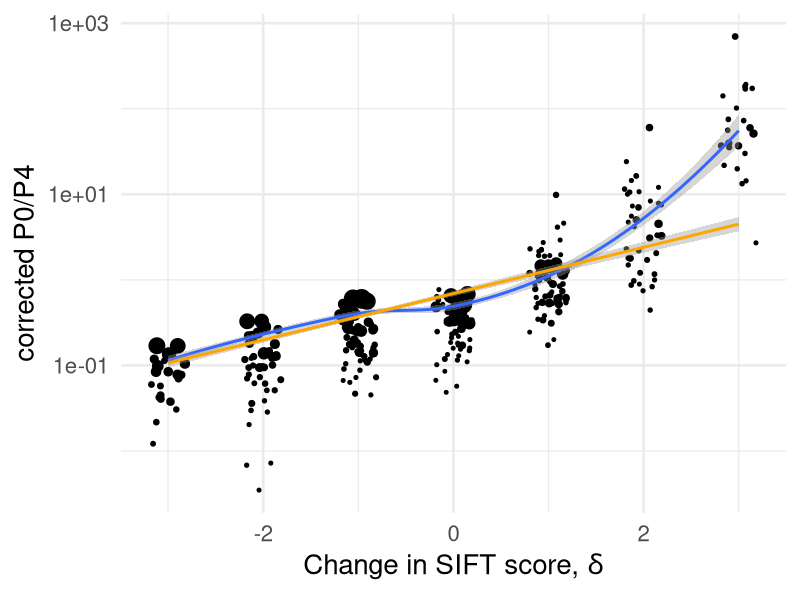
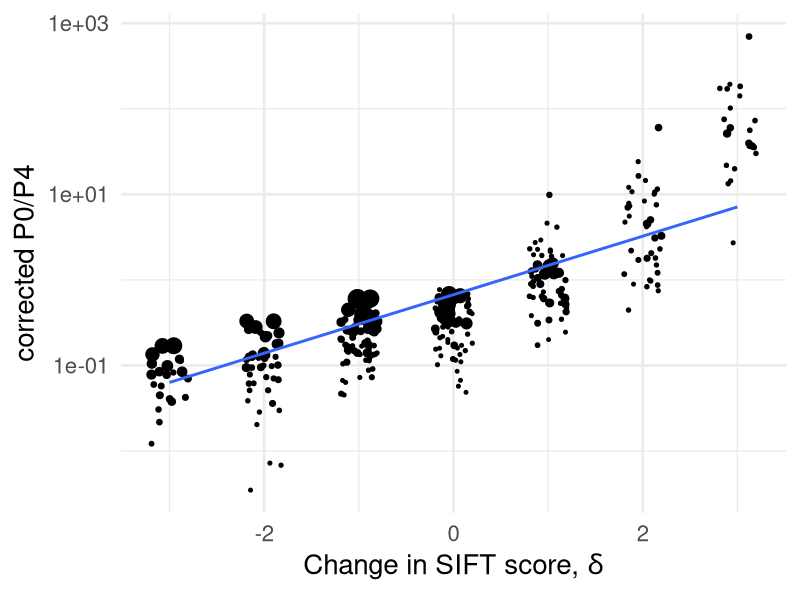
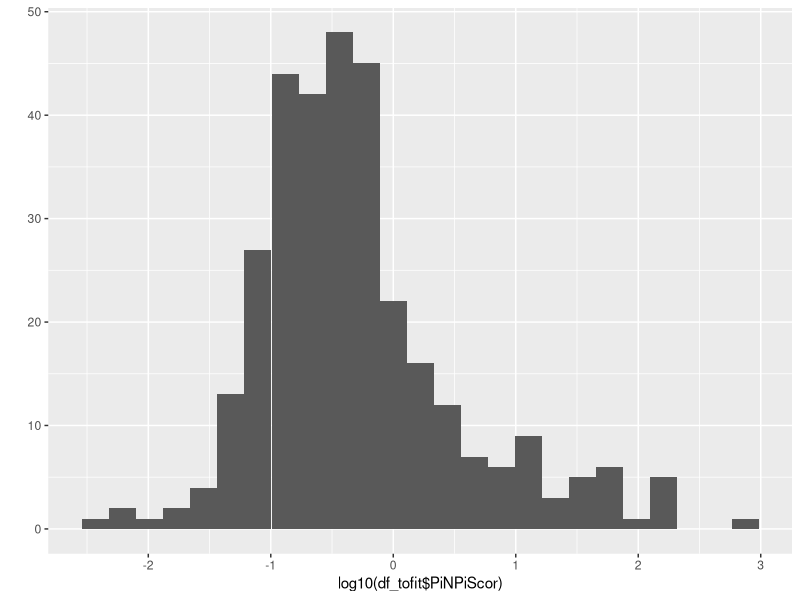
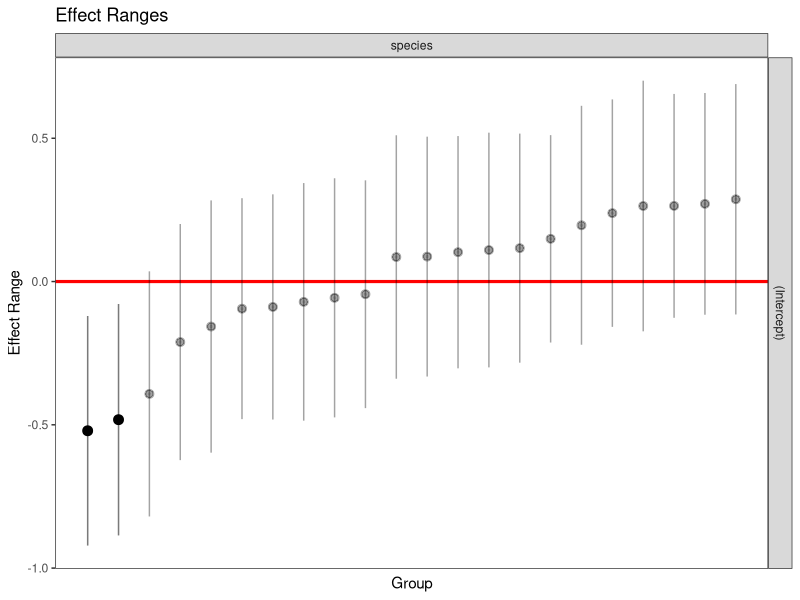
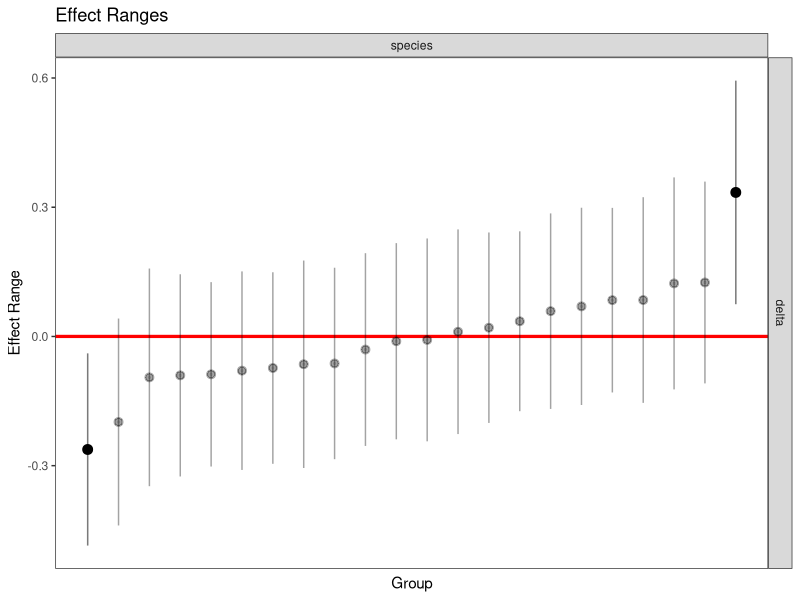
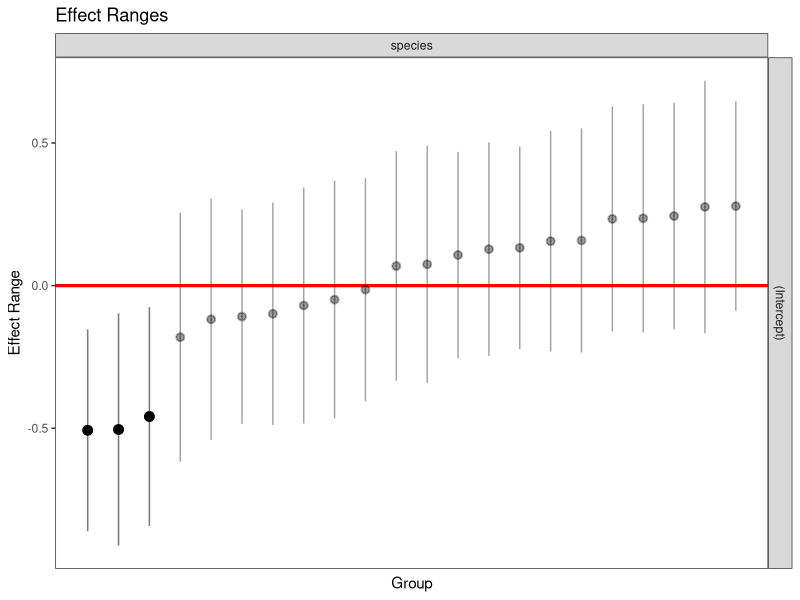
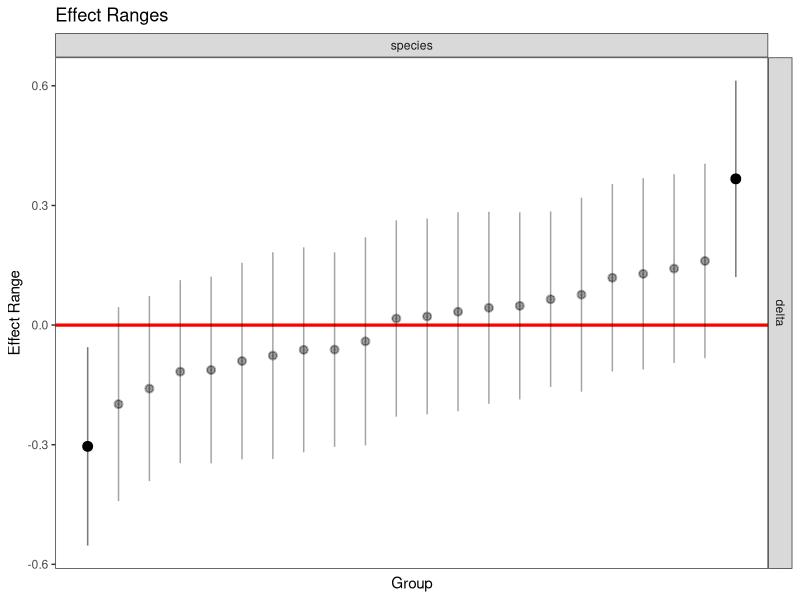
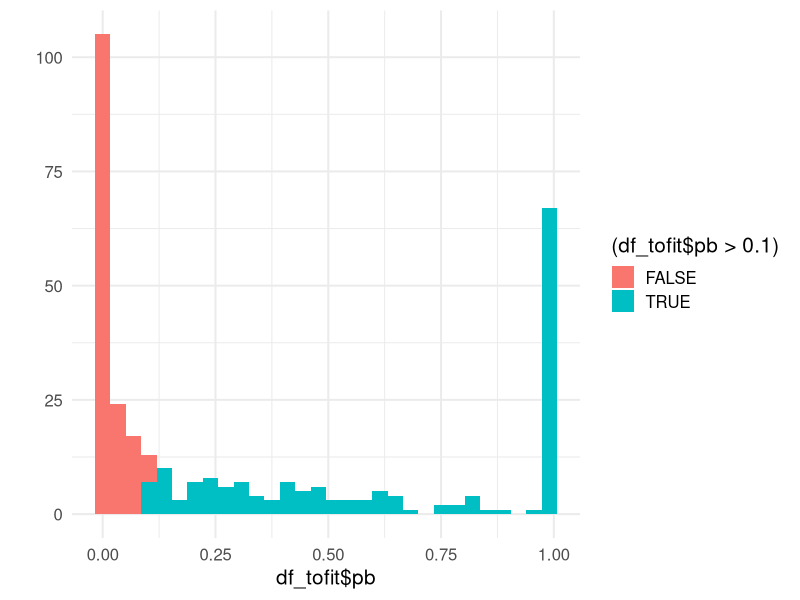

Reproduce these figures in R, in order.
## ---- chunk 1
knitr::opts_chunk$set(echo = TRUE)
library(ggplot2)
library(ggthemes)
library(dplyr)
library(magrittr)
library(knitr)
library(lme4)
library(merTools)
library(lmerTest)
## ---- chunk 2
dfe_sift <- read.table("data/summary_table_v3.txt",header=T)
dim(dfe_sift)
names(dfe_sift)
dfe_sift$delta <- dfe_sift$to - dfe_sift$from
head( dfe_sift) %>% kable(digits = 2)
## ---- chunk 3
dim(dfe_sift)
species_low_nchr <- c("Qmango", "Shua", "Bnana")
dfe_sift <- dfe_sift %>%  
  filter(!(species %in% species_low_nchr)) %>%
  filter(eps <0.1)  # 
dim(dfe_sift)

dim(dfe_sift)

table(dfe_sift$category)
# dfe_sift %>% filter(cat04==0) -> df_tofit
dfe_sift  -> df_tofit

dim(df_tofit)
names(df_tofit)
length(unique(df_tofit$species))

## ---- chunk 4
df_tofit$PiNPiScor <- (df_tofit$nsyn_counts+1)*(df_tofit$Lsyn+1)/((df_tofit$Lnsyn+1)*(df_tofit$syn_counts+1)) 

df_tofit %>%
  # filter(cat04==0) %>%
  ggplot(aes(x=delta, y=PiNPiScor, weight=(1+nsyn_counts)) )+ 
  # geom_point(aes(size = nsyn_counts)) + 
  geom_jitter(width = 0.2, aes(size = nsyn_counts)) + 
  scale_y_log10() +
  # facet_wrap(~ group) + 
  geom_smooth(method = "loess", formula ="y~ x", se =T, aes(color=NULL))+
  geom_smooth(method = "lm", formula ="y~ x", se =T, aes(color=NULL), color="orange")+
  theme_minimal(base_size = 20)+
  xlab(expression(paste("Change in SIFT score, " , delta)))+
  ylab("corrected P0/P4")+
  scale_color_colorblind()+
  theme(legend.position = "none")+
  NULL
# ggsave("manuscript_GBE/manuscript_GBE_Jun2/figures_update_Feb2020/corrected_p0p4_delta.pdf", device = "pdf")
## ---- chunk 5
df_tofit %>%
  # filter(cat04==0) %>%
  ggplot(aes(x=delta, y=PiNPiScor, weight=sqrt((1+nsyn_counts))) )+ 
  # geom_point(aes(size = nsyn_counts)) + 
  geom_jitter(width = 0.2, aes(size = nsyn_counts)) + 
  scale_y_log10() +
  # facet_wrap(~ group) + 
  geom_smooth(method = "lm", formula ="y~ x", se =F)+
  theme_minimal(base_size = 20)+
  xlab(expression(paste("Change in SIFT score, " , delta)))+
  ylab("corrected P0/P4")+
  scale_color_viridis_d(direction = -1)+
  theme(legend.position = "none")+
  NULL# ggsave("manuscript_GBE/manuscript_GBE_Jun2/figures_update_Feb2020/corrected_p0p4_delta_manyslopes.pdf",device = "pdf")
## ---- chunk 6

dim(df_tofit)

df_tofit$weights <- sqrt(df_tofit$nsyn_counts)

qplot(log10(df_tofit$PiNPiScor), bins = 25)

# ggplot(df_tofit, 
#        aes(x=delta, y = log10(PiNPiScor), 
#            size = )) + 
#   geom_jitter(width = 0.1)+ 
#   geom_smooth(method="lm", se =T)+ NULL
# 

naive0 <- lm(log(PiNPiScor) ~ 1 , 
            data = df_tofit)
naive <- lm(log(PiNPiScor) ~ delta , 
            data = df_tofit) 
summary(naive)
# plot(naive)

AIC(naive)
mixed_1 <-lmer(formula = log(PiNPiScor) ~ delta +(1|species) + GC3, 
     data = df_tofit, REML =F )

merTools::modelInfo(mixed_1)
lmerTest::ranova(mixed_1) 

mixed_2 <-lmer(formula = log(PiNPiScor) ~  delta +(0 + delta |species) + GC3, 
     data = df_tofit,  REML =F )

AIC(mixed_2)
merTools::modelInfo(mixed_2) 

plotREsim(REsim(mixed_1)) # estimated random effects (intercepts) for each sp

summary(mixed_2)
plotREsim(REsim(mixed_2)) # estimated random effects (slopes) for each sp relative to the common slope
## ---- chunk 7
vec_aic = c(AIC(naive0), AIC(naive), AIC(mixed_1), AIC(mixed_2))
models_names = c("lm no slope", "lm slope", "random intercept", "random slope") 
df_table <- tibble(models_names, vec_aic)
knitr::kable(df_table, digits = 2, col.names = c("Models for P0/P4 ratio", "AIC"))
## ---- chunk 8
1 - (deviance(mixed_2) /(1334.67))
## ---- chunk 9
naive0 <- lm(log(PiNPiScor) ~ eps , 
            data = df_tofit)
summary(naive0)
naive <- lm(log(PiNPiScor) ~ eps + delta + GC3, 
            data = df_tofit) 
summary(naive)

anova(naive, test = "F")

car::vif(naive)
# plot(naive)

AIC(naive)
mixed_1 <-lmer(formula = log(PiNPiScor) ~ eps + delta +(1|species) + GC3, 
     data = df_tofit, REML =F )

merTools::modelInfo(mixed_1)
lmerTest::ranova(mixed_1) 

mixed_2 <-lmer(formula = log(PiNPiScor) ~  eps + delta +(0 + delta |species) +GC3, 
     data = df_tofit,  REML =F )

AIC(mixed_2)
merTools::modelInfo(mixed_2) 

plotREsim(REsim(mixed_1)) # estimated random effects (intercepts) for each sp

summary(mixed_2)
plotREsim(REsim(mixed_2)) # estimated random effects (slopes) for each sp relative to the common slope

vec_aic = c(AIC(naive0), AIC(naive), AIC(mixed_1), AIC(mixed_2))
models_names = c("lm no slope", "lm slope", "random intercept", "random slope") 
df_table <- tibble(models_names, vec_aic)
knitr::kable(df_table, digits = 2, col.names = c("Models for P0/P4 ratio", "AIC"))

## ---- chunk 10
qplot(df_tofit$pb, bins = 30, fill = (df_tofit$pb>0.1)) + 
  theme_minimal(base_size = 15) 
df_tofit <- mutate(df_tofit, benef_mut = ifelse(pb<0.1,  0, 1)) 
table(df_tofit$benef_mut) %>% kable(col.names = c("benef_mut", "n"))
## ---- chunk 11
  df_tofit %>%
  ggplot(aes(x=delta, y=benef_mut, weight=sqrt((1+nsyn_counts))) )+ 
  # geom_point(aes(size = nsyn_counts)) + 
  geom_jitter( width = 0.15, height = 0.05, aes(size = nsyn_counts)) + 
  geom_smooth(method = "glm",
              method.args=list(family="binomial"), se=T, aes(color="black"), size = 2) + 
  theme_minimal(base_size = 20)+
  xlab(expression(paste("Change in SIFT score, " , delta)))+
  ylab(expression(paste("Probability of " , p[b], " > 0.1")))+
  scale_color_viridis_d()+
  theme(legend.position = "none")+
  NULL
## ---- chunk 12
# df_tofit<- df_tofit[-c(247),] # 1 mega outlier
dim(df_tofit)

df_tofit$weights <- sqrt(df_tofit$nsyn_counts)


naive0 <- glm(benef_mut  ~ 1 , family = "binomial",
            data = df_tofit) 
summary(naive0)
naive0$deviance
naive <- glm(benef_mut  ~ delta + GC3 , family = "binomial",
            data = df_tofit) 
summary(naive)
anova(naive0, naive, test="Chisq")
plot(naive)

1 - (naive$deviance/naive0$deviance) # pseudo R^2 

AIC(naive)
mixed_1 <-glmer(benef_mut ~ delta +(1|species) , family = "binomial",
     data = df_tofit )

AIC(mixed_1)
summary(mixed_1)
merTools::modelInfo(mixed_1)

mixed_2 <-glmer(formula = benef_mut ~  delta +(0 + delta |species), family = "binomial",
     data = df_tofit)

AIC(mixed_2)
summary(mixed_2)
merTools::modelInfo(mixed_2) 

plotREsim(REsim(mixed_1)) # estimated random effects (intercepts) for each sp
plotREsim(REsim(mixed_2)) # estimated random effects (slopes) for each sp relative to the common slope


## ---- chunk 13
vec_aic = c(AIC(naive0), AIC(naive), AIC(mixed_1), AIC(mixed_2))
models_names = c("glm no slope", "glm with slope", "glm with random intercept", "glm with random slope") 
df_table <- tibble(models_names, vec_aic)
knitr::kable(df_table, digits = 2, col.names = c("Models for proportion beneficial ", "AIC"))
## ---- chunk 14
 1 -(deviance(mixed_2)/naive0$deviance)
 
## ---- chunk 15
naive00 <- glm(benef_mut  ~ 1 , family = "binomial",
            data = df_tofit) 

naive0 <- glm(benef_mut  ~ eps , family = "binomial",
            data = df_tofit) 

# updated pseudo R2
  1 -(deviance(naive0)/naive00$deviance)
  
summary(naive0)
naive0$deviance
naive <- glm(benef_mut  ~ eps + delta + GC3, family = "binomial",
            data = df_tofit) 
summary(naive)
anova(naive0, naive, test="Chisq")
anova(naive, test="Chisq")
1 - (naive$deviance/naive0$deviance) # pseudo R^2 

AIC(naive)
mixed_1 <-glmer(benef_mut ~ eps + delta +(1|species) , family = "binomial",
     data = df_tofit )

AIC(mixed_1)
summary(mixed_1)
merTools::modelInfo(mixed_1)

mixed_2 <-glmer(formula = benef_mut ~ eps +  delta +(0 + delta |species), family = "binomial",
     data = df_tofit)

AIC(mixed_2)
summary(mixed_2)
merTools::modelInfo(mixed_2) 

plotREsim(REsim(mixed_1)) # estimated random effects (intercepts) for each sp
plotREsim(REsim(mixed_2)) # estimated random effects (slopes) for each sp relative to the common slope

car::vif(naive)
 df_tofit %>%
  ggplot(aes(x=eps, y=benef_mut))+ 
  # geom_point(aes(size = nsyn_counts)) + 
  geom_jitter( width = 0.0025, height = 0.05, aes(size = nsyn_counts)) + 
  geom_smooth(method = "glm",
              method.args=list(family="binomial"), se=T, aes(color=NULL), color="black") + 
  theme_minimal(base_size = 15)+
  xlab("eps")+
  ylab("Probability of p_b >0.1 ")+
  scale_color_viridis_d()+
  theme(legend.position = "none")+
  NULL
 
car::vif(naive)
 
 df_tofit %>%
  ggplot(aes(x=delta, y=benef_mut))+ 
  # geom_point(aes(size = nsyn_counts)) + 
  geom_jitter( width = 0.0025, height = 0.05, aes(size = nsyn_counts)) + 
  geom_smooth(method = "glm",
              method.args=list(family="binomial"), se=T, aes(color=NULL), color="black") + 
  theme_minimal(base_size = 15)+
  xlab(expression(paste("Change in SIFT score, " , delta)))+
  ylab("Probability of p_b >0.1 ")+
  scale_color_viridis_d()+
  theme(legend.position = "none")+
  NULL
 
 # updated pseudo R2
  1 -(deviance(mixed_2)/naive0$deviance)
  
